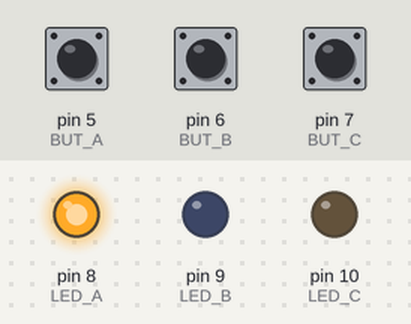
A sketch run on a simulated Arduino Uno, built with avr-gcc and run on an emulated ATmega328P. Shown: output pins drawn as LEDs (lit = HIGH). The inputs (shaded band) are chosen by the test bench; at power-on: pin 5 (BUT_A) LOW, pin 6 (BUT_B) LOW, pin 7 (BUT_C) LOW.

Above: at 1.2 s.
1.3 s: pin 5 (BUT_A) pulled HIGH for 0.15 s
At 2.6 s:
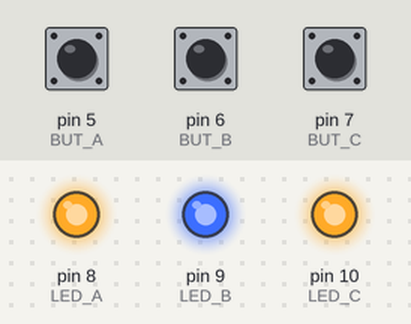
2.9 s: pin 6 (BUT_B) pulled HIGH for 0.15 s
At 4.0 s:
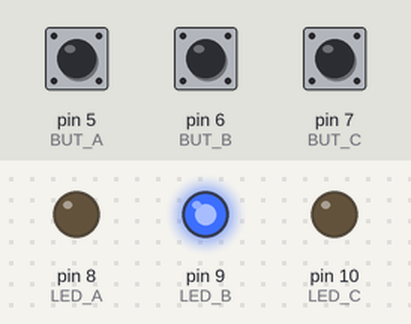
4.5 s: pin 5 (BUT_A) pulled HIGH for 1 s
At 6.6 s:
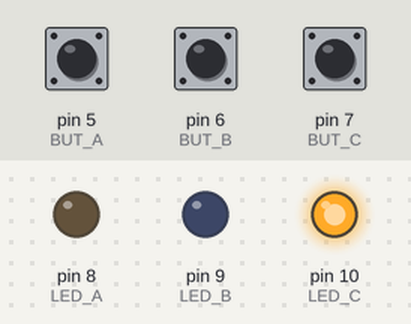
7.0 s: pin 5 (BUT_A) pulled HIGH for 3.2 s
At 11.3 s:
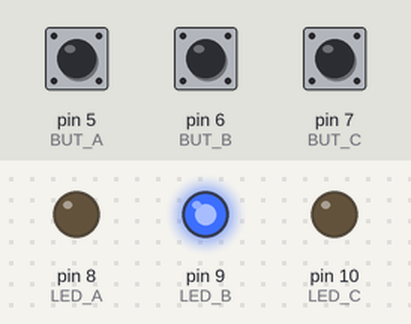
11.7 s: pin 6 (BUT_B) pulled HIGH for 1 s
At 13.3 s:
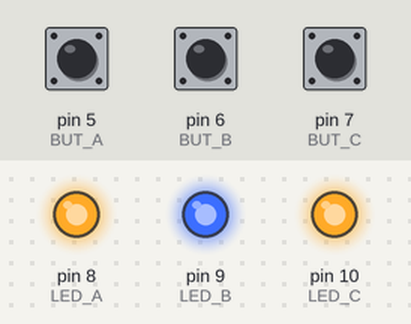
Timing chart, 0 to 14.8 s (numbered marks = the images above; inputs shaded):
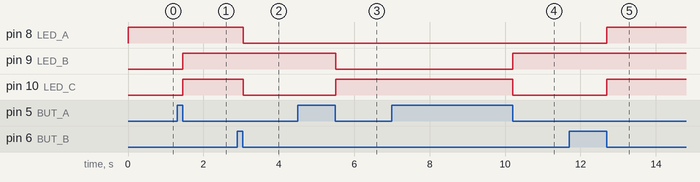

Measured:
- after the input at 1.3 s, pin 9 (LED_B), pin 10 (LED_C): LOW → HIGH after 0.15 s
- after the input at 2.9 s, pin 8 (LED_A), pin 10 (LED_C): HIGH → LOW after 0.15 s
- after the input at 4.5 s, pin 9 (LED_B): HIGH → LOW after 1.0 s; pin 10 (LED_C): LOW → HIGH after 1.0 s
- after the input at 7.0 s, pin 9 (LED_B): LOW → HIGH after 3.2 s; pin 10 (LED_C): HIGH → LOW after 3.2 s
- after the input at 11.7 s, pin 8 (LED_A), pin 10 (LED_C): LOW → HIGH after 1.0 s

The sketch:

delete_em_all.ino
```cpp
#define BUT_A 5
#define BUT_B 6
#define BUT_C 7
#define LED_A 8
#define LED_B 9
#define LED_C 10

bool A = true;
bool B = false;
bool C = false;
bool callback_A = false;
bool callback_B = false;
bool callback_C = false;

/*******
 * I/O *
 *******/

void listen()
{
    static bool state_a = false;
    static bool state_b = false;
    static bool state_c = false;
    bool pressed_a = digitalRead(BUT_A);
    bool pressed_b = digitalRead(BUT_B);
    bool pressed_c = digitalRead(BUT_C);

    if (pressed_a) {
        if (state_a) {

        } else {
            state_a = true;
        }
        delay(10);
    } else {
        if (state_a) {
            callback_A = true;
        }
        state_a = false;
    }

    if (pressed_b) {
        if (state_b) {

        } else {
            state_b = true;
        }
        delay(10);
    } else {
        if (state_b) {
            callback_B = true;
        }
        state_b = false;
    }

    if (pressed_c) {
        if (state_c) {

        } else {
            state_c = true;
        }
        delay(10);
    } else {
        if (state_c) {
            callback_C = true;
        }
        state_c = false;
    }
}

void think()
{
    if (callback_A) {
        B = !B;
        C = !C;
        callback_A = false;
    }

    if (callback_B) {
        A = !A;
        C = !C;
        callback_B = false;
    }

    if (callback_C) {
        A = !A;
        B = !B;
        callback_C = false;
    }
}

void speak()
{
    digitalWrite(LED_A, A);
    digitalWrite(LED_B, B);
    digitalWrite(LED_C, C);
}

/*******************
 * MAIN PROCEDURES *
 *******************/
void setup()
{
    pinMode(BUT_A, INPUT);
    pinMode(BUT_B, INPUT);
    pinMode(BUT_C, INPUT);
    pinMode(LED_A, OUTPUT);
    pinMode(LED_B, OUTPUT);
    pinMode(LED_C, OUTPUT);
}

void loop()
{
    listen();
    think();
    speak();
}
```
